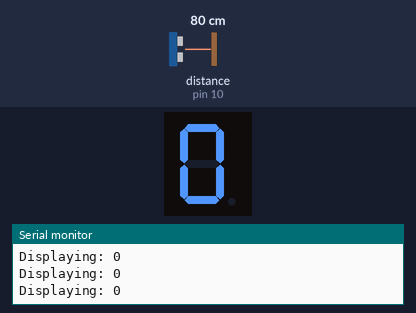
Recording of a sketch running on a simulated Arduino Uno, built with avr-gcc and run on an emulated ATmega328P. Parts: 1-digit seven-segment display, the last lines printed to the serial monitor. Wiring (inferred from the names in the program): ultrasonic range finder: trigger pin 9; echo pin 10; 1-digit 7-segment display, segments lit when LOW: segments pin 2, pin 3, pin 4, pin 5, pin 6, pin 7, pin 8. Inputs (shaded band) come from the test bench; at power-on: distance to the obstacle (sensor on pin 10) 80 cm. The echo pulse lasts 58.3 µs per cm; the segment pins are drawn as the display they are named for.

Above: at 1.3 s.
1.4 s: distance to the obstacle (sensor on pin 10) set to 9 cm
At 2.1 s:
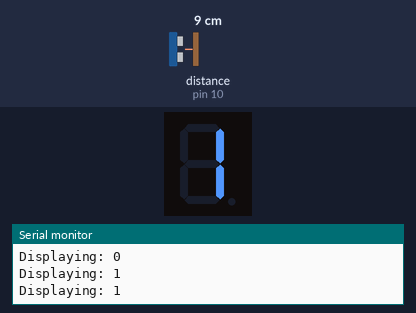
3.0 s: distance to the obstacle (sensor on pin 10) set to 18 cm
At 3.4 s:
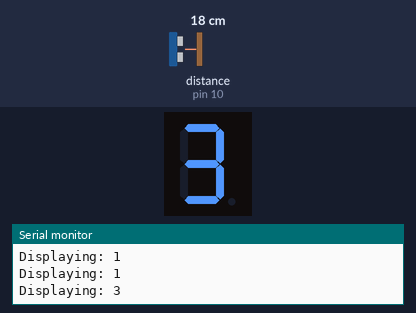
4.5 s: distance to the obstacle (sensor on pin 10) set to 35 cm
At 6.0 s:
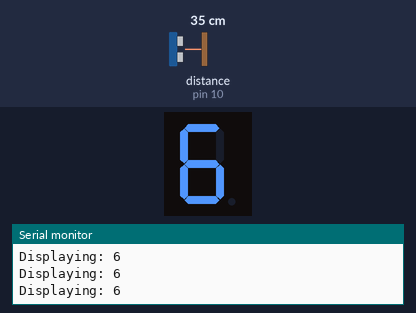
Timing chart, 0 to 7.5 s (numbered marks = the images above; inputs shaded):
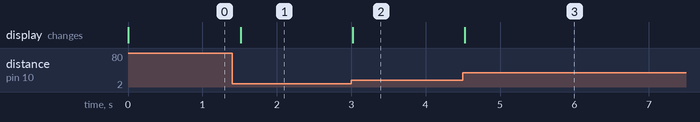

Measured:
- after the input at 1.4 s, the display: changes after 0.12 s (image 1)
- after the input at 3.0 s, the display: changes at once (image 2)
- after the input at 4.5 s, the display: changes at once (image 3)

The sketch:

Bai2.ino
```cpp
// Khai báo chân LED 7 đoạn
int segmentPins[] = {2, 3, 4, 5, 6, 7, 8};

// Các giá trị bật/tắt cho từng con số trên LED 7 đoạn (Cathode chung)
byte numbers[10][7] = {
  {1, 1, 1, 1, 1, 1, 0}, // 0
  {0, 1, 1, 0, 0, 0, 0}, // 1
  {1, 1, 0, 1, 1, 0, 1}, // 2
  {1, 1, 1, 1, 0, 0, 1}, // 3
  {0, 1, 1, 0, 0, 1, 1}, // 4
  {1, 0, 1, 1, 0, 1, 1}, // 5
  {1, 0, 1, 1, 1, 1, 1}, // 6
  {1, 1, 1, 0, 0, 0, 0}, // 7
  {1, 1, 1, 1, 1, 1, 1}, // 8
  {1, 1, 1, 1, 0, 1, 1}  // 9
};

// Khai báo chân cảm biến HC-SR04
const int trigPin = 9;
const int echoPin = 10;

void setup() {
  // Cài đặt chân cho LED 7 đoạn
  for (int i = 0; i < 7; i++) {
    pinMode(segmentPins[i], OUTPUT);
  }

  // Cài đặt chân cho cảm biến HC-SR04
  pinMode(trigPin, OUTPUT);
  pinMode(echoPin, INPUT);

  Serial.begin(9600); // Khởi tạo giao tiếp serial để debug
}

void loop() {
  long duration;
  int distance;

  // Phát tín hiệu từ chân Trig
  digitalWrite(trigPin, LOW);
  delayMicroseconds(2);
  digitalWrite(trigPin, HIGH);
  delayMicroseconds(10);
  digitalWrite(trigPin, LOW);

  // Nhận tín hiệu từ chân Echo
  duration = pulseIn(echoPin, HIGH);

  // Tính khoảng cách (cm)
  distance = duration * 0.034 / 2;

  // Hiển thị số tương ứng với khoảng cách
  if (distance < 5 || distance > 400) {
    displayDigit(0);  // Nếu khoảng cách ngoài phạm vi, hiển thị 0
  } else {
    // Tính số hiển thị dựa trên khoảng cách (mỗi 5 cm tương ứng với một số)
    int displayValue = distance / 5; // Số hiển thị = khoảng cách / 5
    if (displayValue > 9) { // Giới hạn hiển thị đến 9
      displayValue = 0;
    }
    displayDigit(displayValue);
  }

  delay(500);
}

// Hàm hiển thị số trên LED 7 đoạn
void displayDigit(int num) {
  Serial.print("Displaying: ");
  Serial.println(num); // In ra số đang hiển thị
  for (int i = 0; i < 7; i++) {
    // Nếu LED là Active Low, hãy đảo ngược giá trị
    digitalWrite(segmentPins[i], numbers[num][i] == 1 ? LOW : HIGH);
  }
}
```
